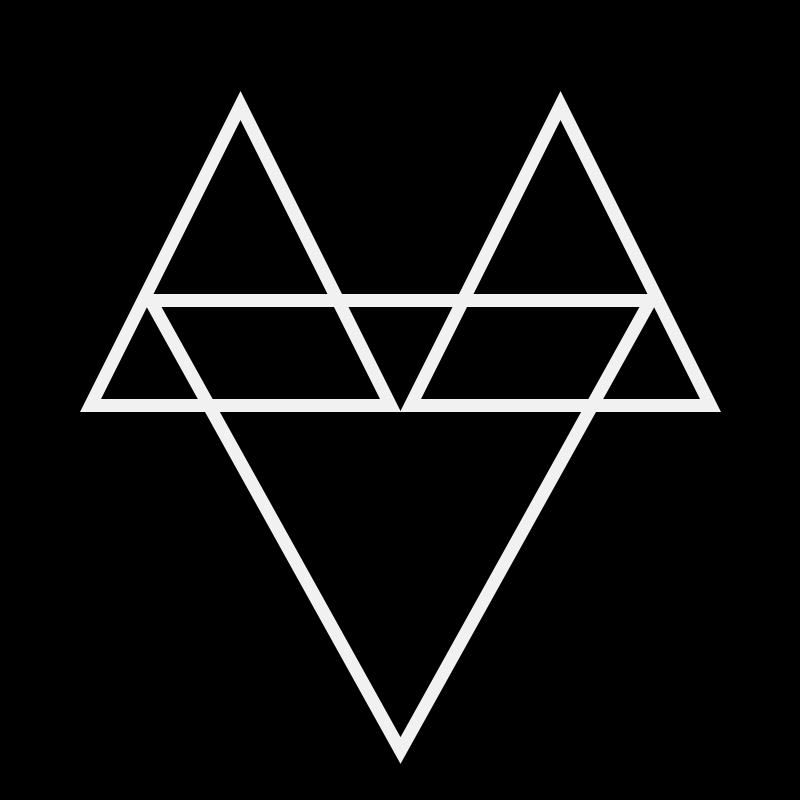
Frame 1 (no input)
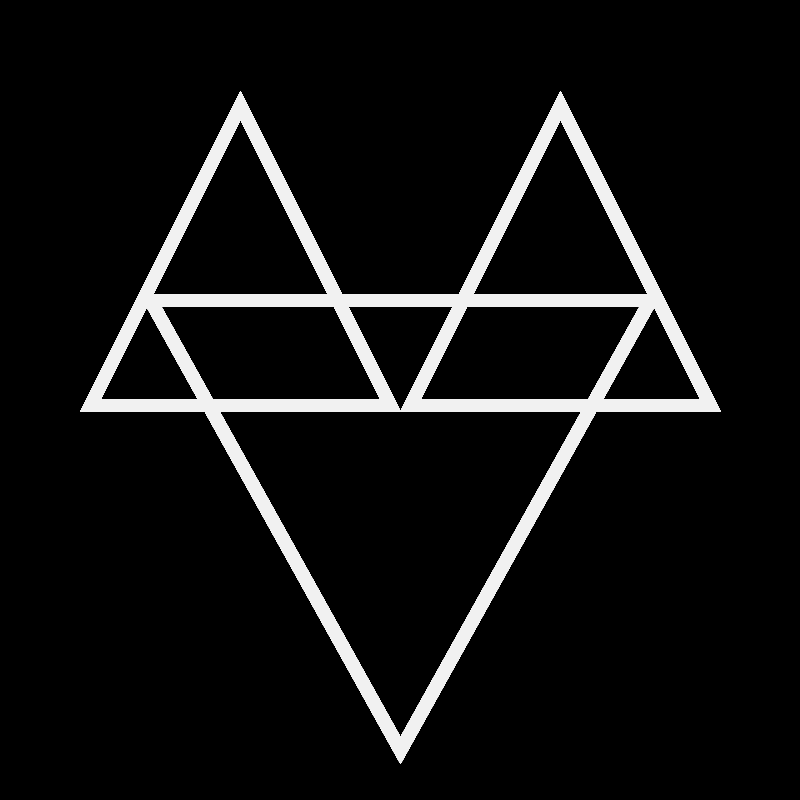
Frame 60 (the mouse pressed at the canvas centre just before this capture)
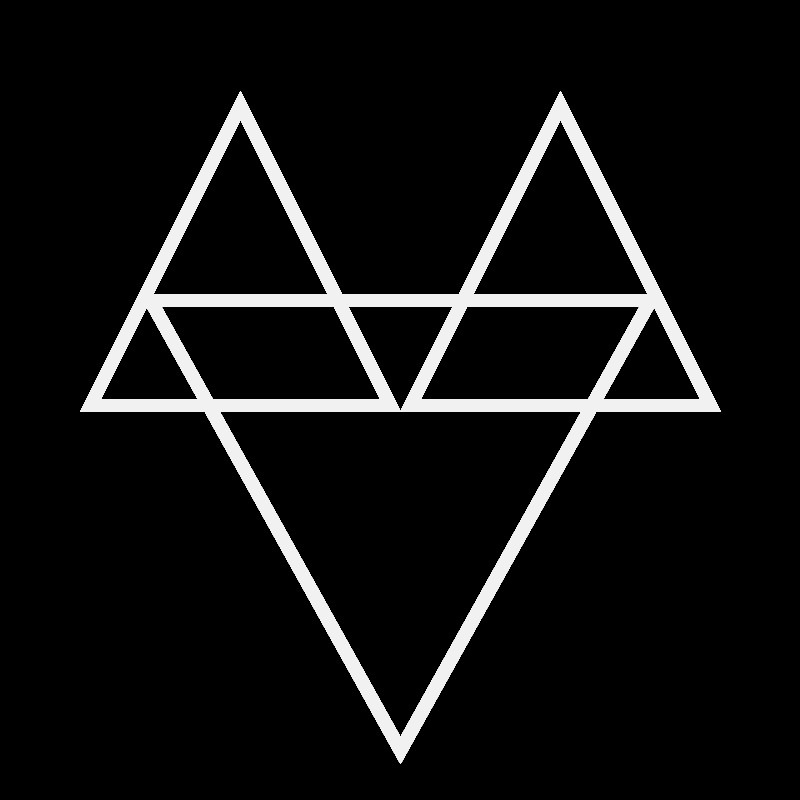
Frame 120 (the mouse held since frame 60 and released just before this capture)

The Processing sketch that drew these frames (run headless with seeded random() and noise(); from frame 60 on, the mouse is pressed at the canvas centre):

// Processing sketch: Sketch_12
// ── Sketch_12.pde
void setup()
{
    size(800,800);
    background(0);
    stroke(#f1f1f1);
    strokeWeight(13);
    noFill();
}

void draw()
{    
    translate(400, 500);
    
    // Center, downwards
    triangle(0, 250, 250, -200, -250, -200);     
    
    // Left, upwards
    triangle(-160, -395, -10, -95, -310, -95);
    
    //Right, upwards
    triangle(160, -395, 310, -95, 10, -95);
    
    save("frame.png");
}
